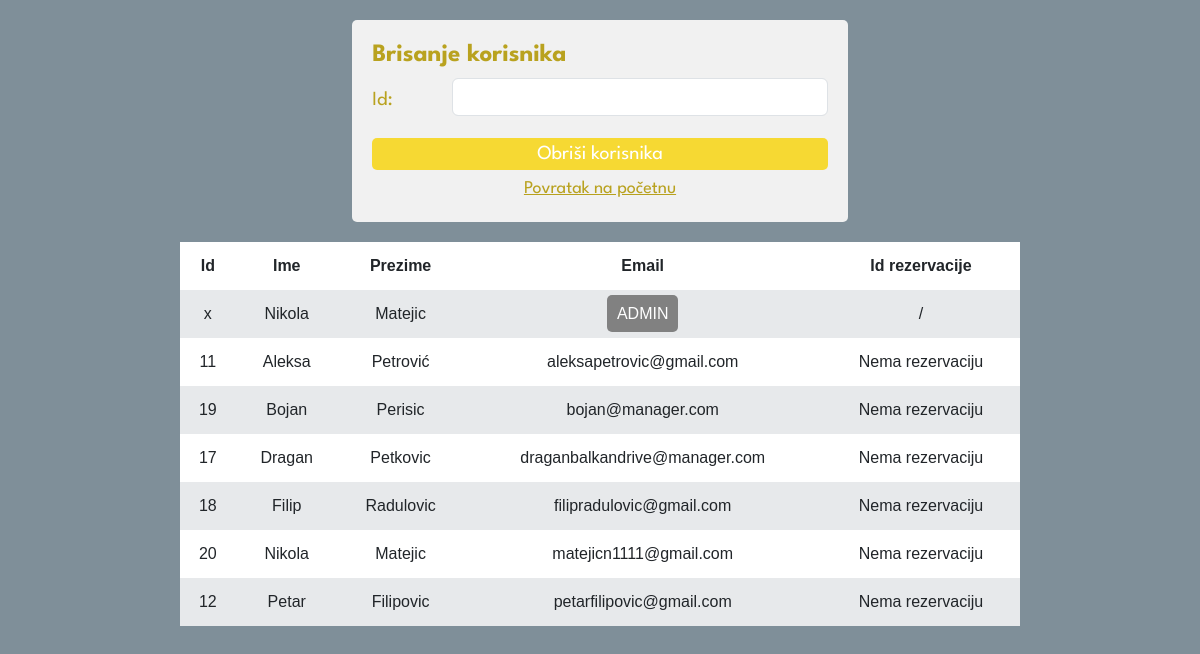
/obrisiKorisnika.php, run on the app's committed database.
### tables this page shows
CREATE TABLE `korisnik` (
  `id` int(255) NOT NULL,
  `ime` varchar(30) NOT NULL,
  `prezime` varchar(30) NOT NULL,
  `email` varchar(30) NOT NULL,
  `sifra` varchar(50) NOT NULL,
  `rezervisano` smallint(1) DEFAULT NULL,
  `idRezervacije` int(255) DEFAULT NULL
);

### obrisiKorisnika.php (the view, shortened to what this page needs)
<?php
@include "config.php";
?>
<!DOCTYPE html>
<html lang="en">
<head>
    <link rel="stylesheet" href="css/bootstrap/bootstrap.css">
    <link rel="stylesheet" href="css/bootstrap/bootstrap.min.css">
    <link rel="stylesheet" href="icons/css/all.css">
    <link rel="stylesheet" href="icons/css/all.min.css">
    <link rel="stylesheet" href="css/obrisiKorisnika.css?v=<?php echo time(); ?>">
</head>
<body>
<div class="ispisPodataka">
    <div class="forma">
        <form method="post">
            <div class="row mb-3">
                <h1 class="formaNaslov">Brisanje korisnika</h1>
                <label for="brisanjeKorisnika" class="col-sm-2 col-form-label" id="labelInput">Id: </label>
                <div class="col-sm-10">
                    <input type="number" class="form-control" name="brisanjeKorisnika">
                </div>
            </div>
            <input type="submit" value="Obriši korisnika" id="formaSubmit" name="brisiKorisnika">
            <?php
                if (isset($_SESSION['admin_name'])) {
                    echo '<a href="admin.php" id="linkPocetna">Povratak na početnu</a>';
                }
                else{
                    echo '<a href="menadzer.php" id="linkPocetna">Povratak na početnu</a>';
                }
            ?>
        </form>
    </div>
</div>
<?php
    $prikaziKorisnike = "SELECT * FROM korisnik ORDER BY CASE WHEN email='admin@admin.com' THEN 0 ELSE 1 END, email";
    $rezultat = mysqli_query($konekcija,$prikaziKorisnike);
    if(mysqli_num_rows($rezultat)>0)
    {
        ?>
        <table>
            <tr>
                <th>Id</th>
                <th>Ime</th>
                <th>Prezime</th>
                <th>Email</th>
                <th>Id rezervacije</th>
            </tr>
        <?php
        while($row = mysqli_fetch_assoc($rezultat))
        {
            ?>
            <tr>
                <?php
                    if($row["email"]=="admin@admin.com")
                    {
                        ?>
                            <td>x</td>
                            <td><?php echo $row["ime"]?></td>
                            <td><?php echo $row["prezime"]?></td>
                            <td>
                            <span class="admin">ADMIN</span>
                            </td>
                            <td>/</td>
                        <?php
                    }
                    else
                    {
                        ?>
                            <td><?php echo $row["id"]?></td>
                            <td><?php echo $row["ime"]?></td>
                            <td><?php echo $row["prezime"]?></td>
                            <td><?php echo $row["email"]?></td>
                            <td>
                         <?php
                            if($row["rezervisano"]<=0 || $row["rezervisano"]==null || $row["rezervisano"]=="")
                            {
                                echo "Nema rezervaciju";
                            }
                            else
                            {
                                echo $row['idRezervacije'];
                            }
                            ?>
                            </td>
                        <?php
                    }
                    ?>
            </tr>
            <?php
        }
        ?></table><?php
    }
    else
    {
        ?>
        <div class="nemaPodataka">
            <span id='np'>Nema podataka u bazi!</span>
        </div>
        <?php
    }
    ?>
</body>
</html>

### css/obrisiKorisnika.css (style rules this page uses)
body { font-family: 'League Spartan'; background-color: #7f8f99; }
.ispisPodataka { display: flex; justify-content: center; align-items: center; }
.forma { margin-top: 20px; background-color: #f1f1f1; padding: 20px; border-radius: 5px; color: #b19702e1; max-width: 500px; margin-bottom: 20px; }
.formaNaslov { font-size: 25px; font-weight: bold; }
#labelInput { font-size:20px; }
#formaSubmit { width: 100%; font-size:20px; border: none; border-radius: 5px; color: white; background-color: #f8d71be1; transition: 300ms; }
#linkPocetna { padding-top: 5px; text-align: center; display: block; font-size: 18px; color: #b19702e1; }
table { width: 70%; margin: auto; font-family: Arial, Helvetica, sans-serif; }
table, tr, th, td { border: none; border-collapse: collapse; padding: 12px; }
th, td { text-align: center; vertical-align: top; }
tr:nth-child(even) { background-color: #e7e9eb; }
tr:nth-child(odd) { background-color: white; }
.admin { color: white; background-color: #818181; padding: 10px; border-radius: 5px; }

### data on the page
korisnik: ime "Nikola", prezime "Matejic"
korisnik: id "11", ime "Aleksa", prezime "Petrović", email "aleksapetrovic@gmail.com", shows "Nema rezervaciju"
korisnik: id "19", ime "Bojan", prezime "Perisic", email "bojan@manager.com", shows "Nema rezervaciju"
korisnik: id "17", ime "Dragan", prezime "Petkovic", email "draganbalkandrive@manager.com", shows "Nema rezervaciju"
korisnik: id "18", ime "Filip", prezime "Radulovic", email "filipradulovic@gmail.com", shows "Nema rezervaciju"
korisnik: id "20", ime "Nikola", prezime "Matejic", email "matejicn1111@gmail.com", rezervisano "Nema rezervaciju"
korisnik: id "12", ime "Petar", prezime "Filipovic", email "petarfilipovic@gmail.com", shows "Nema rezervaciju"
